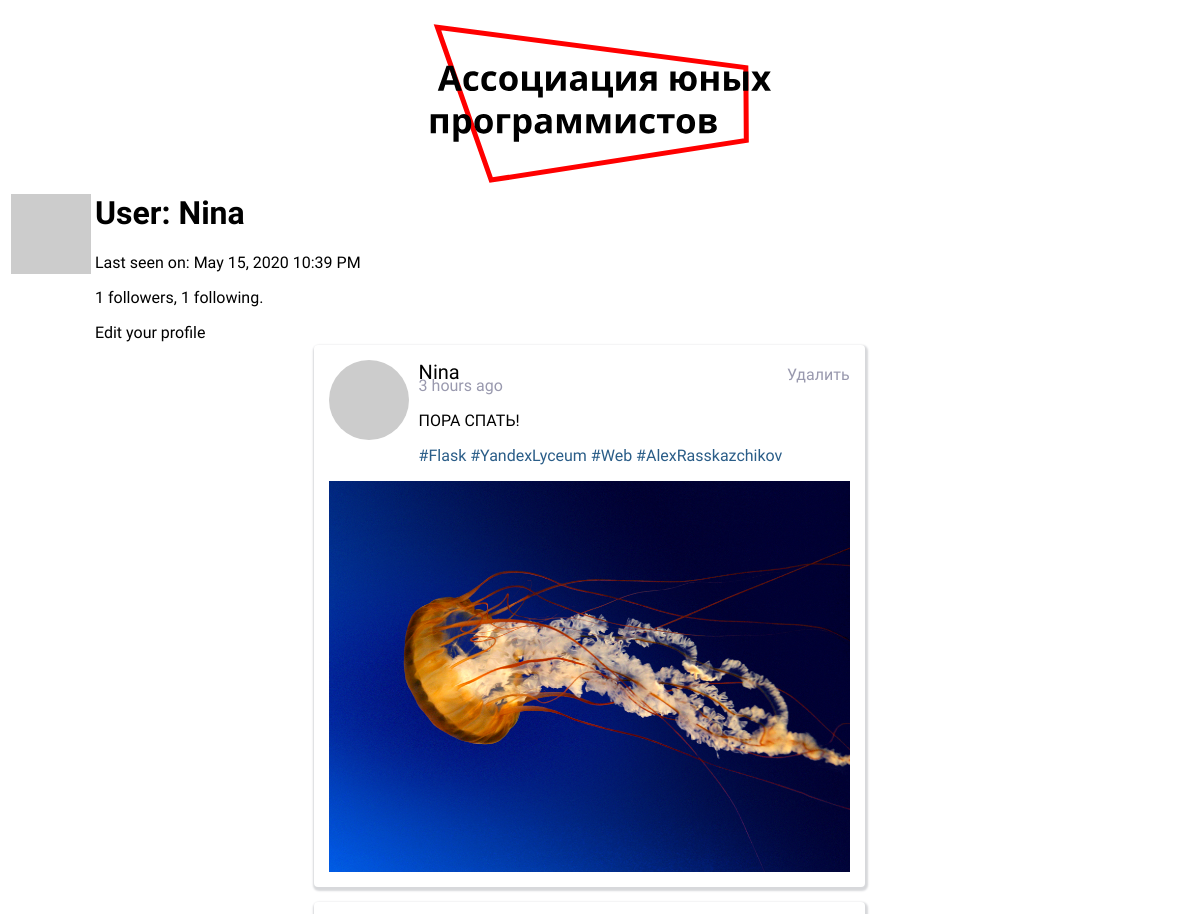
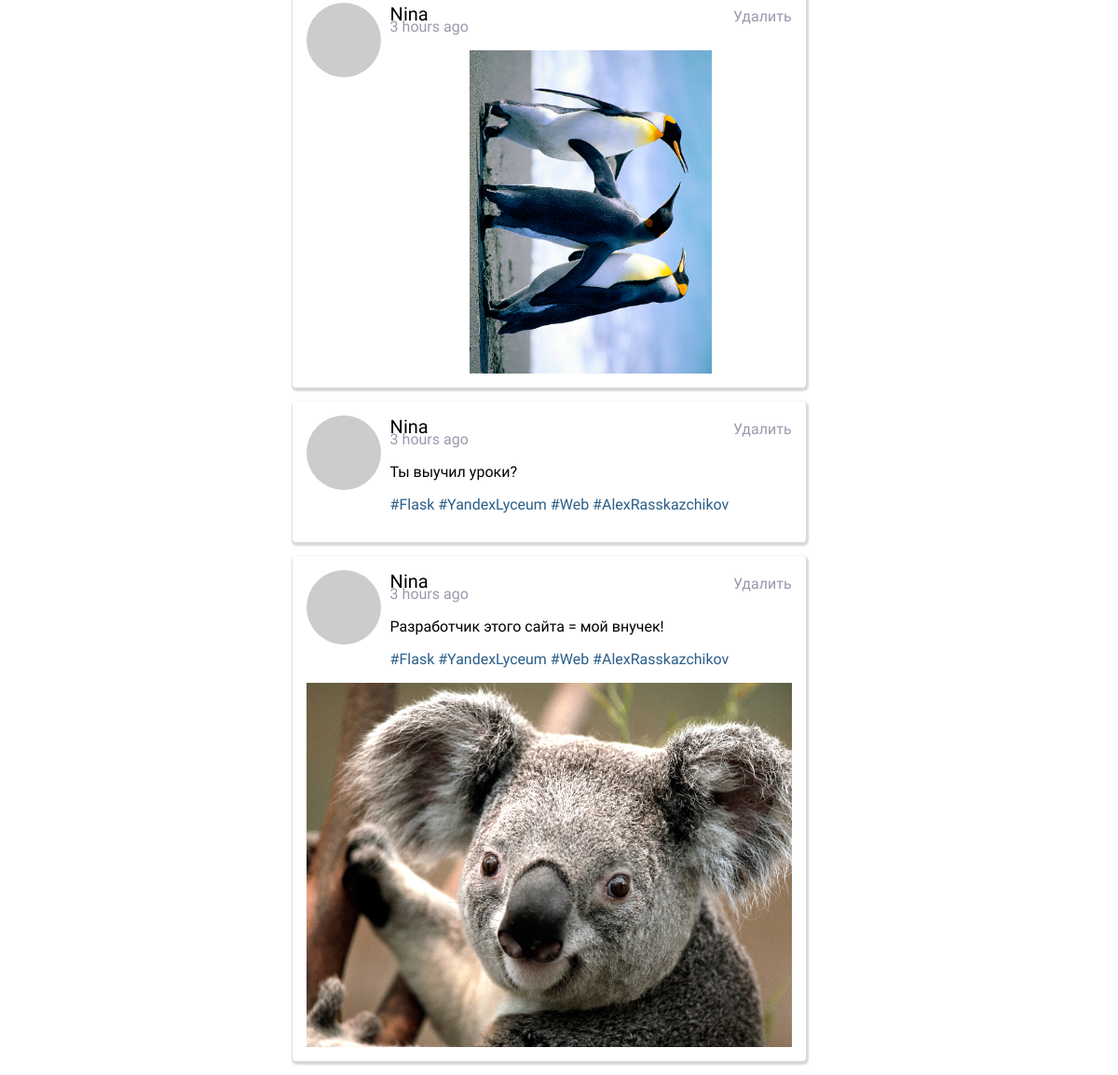
The page /user/Nina (signed in) on the database its author committed (2 pictures, top to bottom).
### app/models.py (models this page shows, shortened)
class User(UserMixin, db.Model):
    id = db.Column(db.Integer, primary_key=True)
    username = db.Column(db.String(64), index=True, unique=True)
    email = db.Column(db.String(120), index=True, unique=True)
    password_hash = db.Column(db.String(128))
    posts = db.relationship('Post', backref='author', lazy='dynamic')
    about_me = db.Column(db.String(140))
    last_seen = db.Column(db.DateTime, default=datetime.utcnow)
    followed = db.relationship(
        'User', secondary=followers,
        primaryjoin=(followers.c.follower_id == id),
        secondaryjoin=(followers.c.followed_id == id),
        backref=db.backref('followers', lazy='dynamic'), lazy='dynamic')
    def avatar(self, size):
        digest = md5(self.email.lower().encode('utf-8')).hexdigest()
        return 'https://www.gravatar.com/avatar/{}?d=identicon&s={}'.format(
            digest, size)

class Post(db.Model):
    id = db.Column(db.Integer, primary_key=True)
    body = db.Column(db.String(140))
    timestamp = db.Column(db.DateTime, index=True, default=datetime.utcnow)
    user_id = db.Column(db.Integer, db.ForeignKey('user.id'))
    image_id = db.Column(db.String(140))
    resize = db.Column(db.String(1))

### app/routes.py (the view)
@app.route('/user/<username>')
@login_required
def user(username):
    user = User.query.filter_by(username=username).first_or_404()
    posts = user.posts.order_by(Post.timestamp.desc())
    return render_template('user.html', user=user, posts=posts)

### app/models.py (called while the page is built)
@login.user_loader
def load_user(user_id):
    return User.query.get(int(user_id))

### app/routes.py (called while the page is built)
@app.before_request
def before_request():
    if current_user.is_authenticated:
        current_user.last_seen = datetime.utcnow()
        db.session.commit()

### app/templates/user.html (shortened to what this page needs)
{% extends "base.html" %}
{% block content %}
    <table>
        <tr valign="top">
            <td><img src="{{ user.avatar(128) }}"></td>
            <td>
                <h1>User: {{ user.username }}</h1>
    {% if user.last_seen %}<p>Last seen on: {{ moment(user.last_seen).format('LLL') }}</p>{% endif %}
    <p>{{ user.followers.count() }} followers, {{ user.followed.count() }} following.</p>
    {% if user == current_user %}
    <p><a href="{{ url_for('edit_profile') }}">Edit your profile</a></p>
    {% elif not current_user.is_following(user) %}
    <p><a href="{{ url_for('follow', username=user.username) }}">Follow</a></p>
    {% else %}
    <p><a href="{{ url_for('unfollow', username=user.username) }}">Unfollow</a></p>
    {% endif %}
            </td>
        </tr>
    </table>
    <div style="text-align: left; width: 40%; margin: auto;">
        {% for post in posts %}
        {% include '_post.html' %}
        {% endfor %}
    </div>
{% endblock %}

### app/templates/_post.html (shortened to what this page needs)
<link rel="stylesheet" href="/static/main.css">
<div class="post">
    <div class="post-avatar">
            <a href="{{ url_for('user', username=post.author.username) }}">
        <img src="{{ post.author.avatar(36) }}" class="post-avatar">
            </a>
            </div>
    {% if post.user_id == current_user.id %}
        <a href="/delete_post/{{post.id}}">
            <p class="small-text">
            Удалить
            </p>
        </a>
    {% endif %}
    <div class="post-username">
        {{post.author.username}}
    </div>
    <p class="post-time">{{moment(post.timestamp).fromNow()}}</p>
    {% if post.body %}
    <div class="post-text">
        <p>{{ post.body }}</p></div>
    <p>#Flask #YandexLyceum #Web #AlexRasskazchikov</p>
    {% endif %}
    {% if post.image_id %}
        <div align="center">
            <a href="static/uploads/{{post.image_id}}.jpg">
                {% if post.resize == "h" %}
                    <img src="/static/uploads/{{ post.image_id }}.jpg" class="post-image-w" align="center">
                {% else %}
                     <img src="/static/uploads/{{ post.image_id }}.jpg" class="post-image-h" align="center">
                {% endif %}
            </a>
        </div>
    {% endif %}
</div>

### app/static/main.css (style rules this page uses)
a { text-decoration: none; }
.post-avatar { border-radius: 50%; }
body { background-color: white; }
p, h1, h3 { font-family: "Istok Web"; }
.post { font-family: "Istok Web"; width: 110%; background: #fff; border-radius: 4px; border-color: #d7d8db; box-shadow: 1px 2px 2px 2px #d7d8db; padding: 15px; margin-left: -3.1em; margin-bottom: 15px; }
.post-text { margin-top: 10px; margin-bottom: 10px; }
.post-image-h { max-width:50%; max-height:50%; margin-bottom: 0em; }
.post-image-w { max-width:100%; max-height:100%; margin-bottom: 0em; }
.post-avatar { float: left; margin-right: 5px; margin-bottom: 5px; }
.post-username { font-size: 20px; margin-bottom: -10px; }
.post-time { margin-top: 2px; margin-left: -10px; color: #9999AE; }
.small-text { color: #9999AE; text-align: right; float: right; margin-top: 0.3em; }

### rows shown on the page
User: username "Nina", last_seen "May 15, 2020 10:39 PM"
Post: author.username "Nina", timestamp "3 hours ago", body "ПОРА СПАТЬ!", image_id (picture)
Post: author.username "Nina", timestamp "3 hours ago", image_id (picture)
Post: author.username "Nina", timestamp "3 hours ago", body "Ты выучил уроки?"
Post: author.username "Nina", timestamp "3 hours ago", body "Разработчик этого сайта = мой внучек!", image_id (picture)

### other values the page prints
{{ user.followers.count() }} "1"
{{ user.followed.count() }} "1"
